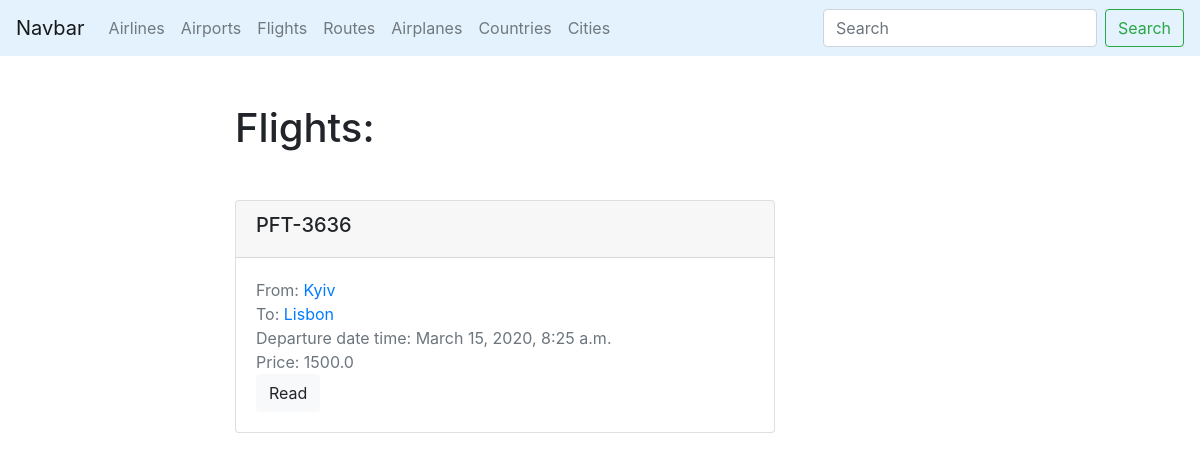
The app's page /airtickets/flights/, older data.
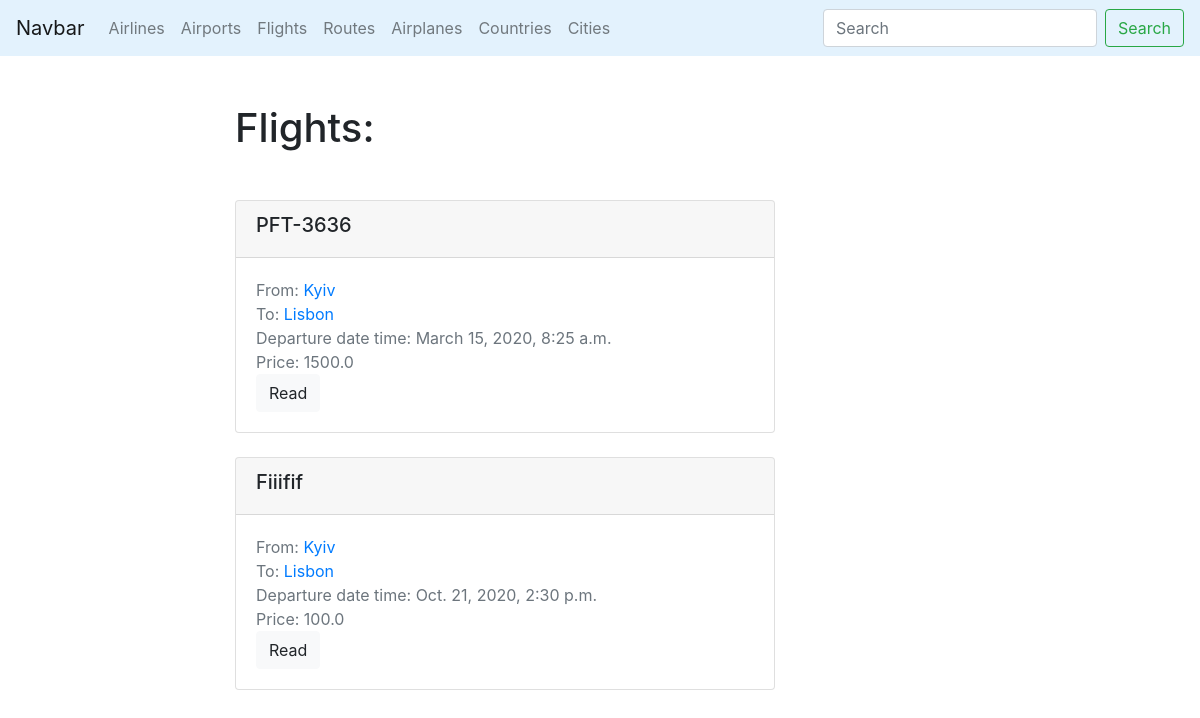
The same page, newer data.
### airtickets/models.py (models this page shows, shortened)
class Flight(models.Model):
    name = models.CharField(max_length=50, db_index=True)
    airplane = models.ForeignKey(Airplane, on_delete=models.CASCADE, related_name='flights')
    route = models.ForeignKey(Route, on_delete=models.CASCADE, related_name='flights')
    departureDateTime = models.DateTimeField()
    price = models.FloatField()
    duration = models.TimeField()
    slug = models.SlugField(max_length=100, unique=True, blank=True)
    def get_absolute_url(self):
        return reverse('flight_detail_url', kwargs={'slug': self.slug})

class Route(models.Model):
    name = models.CharField(max_length=100, db_index=True, unique=True)
    airportFrom = models.ForeignKey(Airport, on_delete=models.CASCADE, related_name='routesFrom')
    airportTo = models.ForeignKey(Airport, on_delete=models.CASCADE, related_name='routesTo')
    slug = models.SlugField(max_length=100, unique=True, blank=True)

class Airport(models.Model):
    name = models.CharField(max_length=100, db_index=True, unique=True)
    city = models.ForeignKey(City, on_delete=models.CASCADE, related_name='airports')
    address = models.CharField(max_length=100, unique=True)
    phone = models.CharField(max_length=15, unique=True)
    slug = models.SlugField(max_length=50, unique=True, blank=True)

class City(models.Model):
    name = models.CharField(max_length=50, db_index=True, unique=True)
    slug = models.CharField(max_length=50, unique=True, blank=True)
    country = models.ForeignKey(Country, on_delete=models.CASCADE, related_name='cities')
    def get_absolute_url(self):
        return reverse('city_detail_url', kwargs={'slug': self.slug})

### airtickets/views.py (the view)
# urls.py: path('flights/', flights_list, name='flights_list_url'),
def flights_list(request):
    flights = Flight.objects.all()
    return render(request, 'airtickets/flights_list.html', context={'flights': flights})

### airtickets/templates/airtickets/flights_list.html (shortened to what this page needs)
{% extends 'airtickets/base_airtickets.html' %}
{% block content %}
    <h1 class="mb-5">Flights:</h1>
    {% for flight in flights %}
        {% include 'airtickets/includes/flight_card_template.html' %}
    {% endfor %}
{% endblock %}

### airtickets/templates/airtickets/includes/flight_card_template.html
<div class="card mb-4">
    <div class="card-header">
        <h5> {{ flight.name }} </h5>
    </div>
    <div class="card-body">
        <div class="text-muted">
            From: <a href="{{ flight.route.airportFrom.city.get_absolute_url }}">{{ flight.route.airportFrom.city.name }}</a>
        </div>
        <div class="text-muted">
            To: <a href="{{ flight.route.airportTo.city.get_absolute_url }}"> {{ flight.route.airportTo.city.name }} </a>
        </div>
        <div class="text-muted">
            Departure date time: {{ flight.departureDateTime }}
        </div>
        <div class="text-muted">
            Price: {{ flight.price }}
        </div>
        <a href="{{ flight.get_absolute_url }}" class="btn btn-light">Read</a>
    </div>
</div>

Row changes from the older to the newer data that the page shows:
added Flight: name "Fiiifif", route.airportFrom.city.name "Kyiv", route.airportTo.city.name "Lisbon", departureDateTime "Oct. 21, 2020, 2:30 p.m.", price "100.0"
